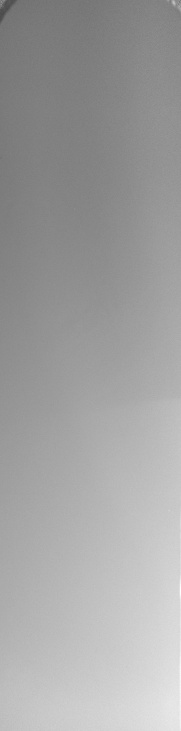
#> input picture images/MOON.jpg, 181 x 731 px
$ python -i moonvid_cloudy.py   (imports and definitions only)
#> lines starting #> are read from the running program, lines starting #| are printed output that depends on the picture; after the words box and inside, x2 and y2 are one past the last pixel; in counts of white or black regions, pixels touching at a corner belong together
#> further down, picture is the input picture: shape (731, 181, 3); min 75, max 255, mean 161.3
import pafy
import cv2


#### segmentation function
#### creates a zero mask where the outline pixels are 255
#### called in line 26
def segmentation(data):
    data           = cv2.bilateralFilter(data[:,:,2],4,50,50)
    data[data<10]  = 0
    #data[data>20]  = 255
    ret, thresh    = cv2.threshold(data,1,1,cv2.THRESH_BINARY_INV+cv2.THRESH_OTSU)
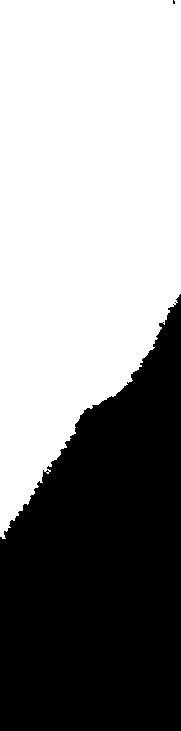
#> thresh: shape (731, 181); values 0 (black) and 1 (white), 57.3% white; 2 black regions (1 under 20 px), largest, box (x1, y1, x2, y2) and area: (0, 294, 181, 731) 56507
#> ret = 164
    return cv2.Canny(thresh,1,1,apertureSize = 7)
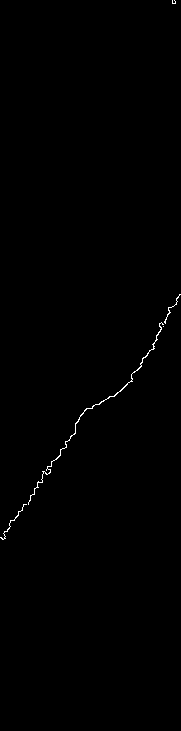
#> returned value: shape (731, 181); 0.33% white in thin lines or dots, all inside (x1, y1, x2, y2) = (0, 0, 181, 540)

url = "https://www.youtube.com/watch?v=jSSdkNzemA8"
# [1 line that did not run here, left out]
# [1 line that did not run here, left out]


# [2 lines not run here, left out]

# [1 line that did not run here, left out]

# [12 lines not run here, left out]

>>> import cv2
>>> picture = cv2.imread('images/MOON.jpg')
>>> result = segmentation(picture)
